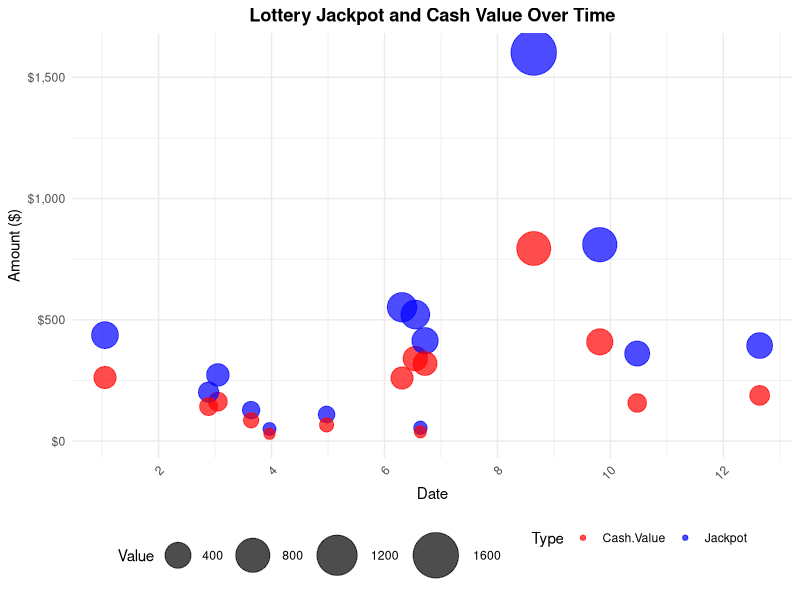
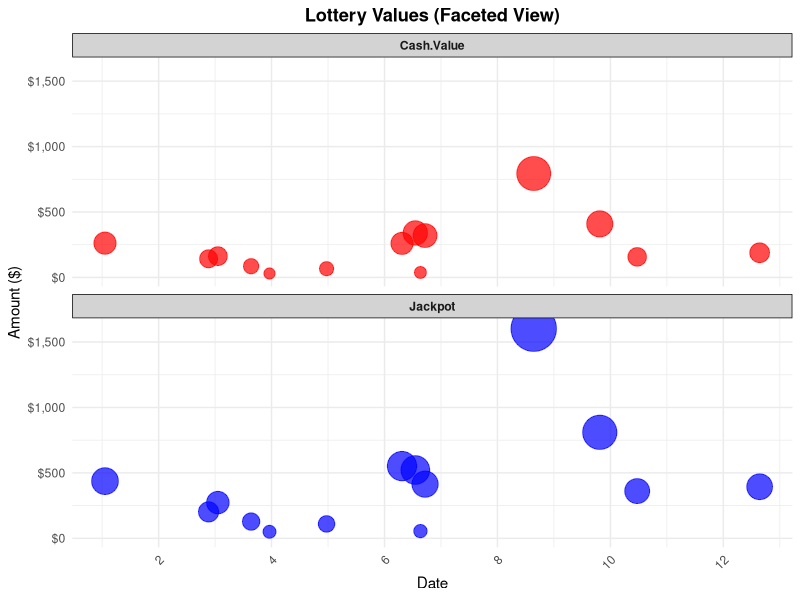
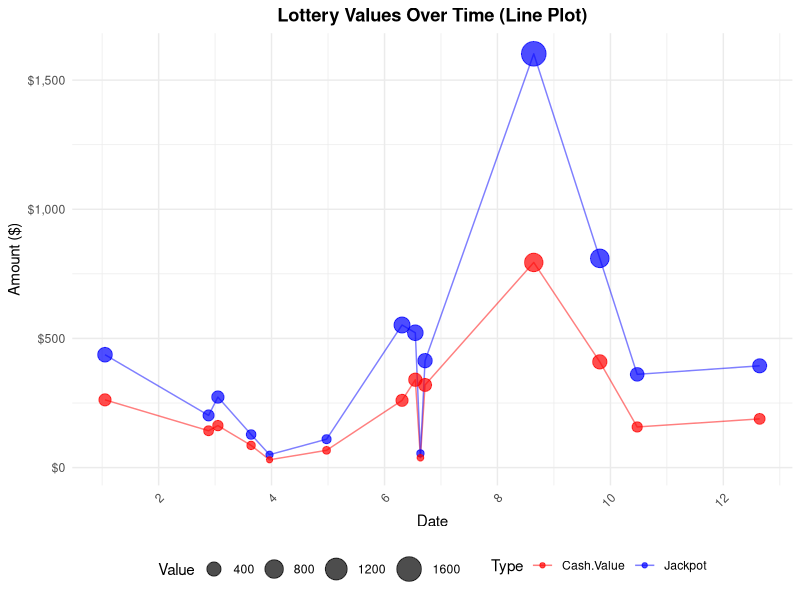
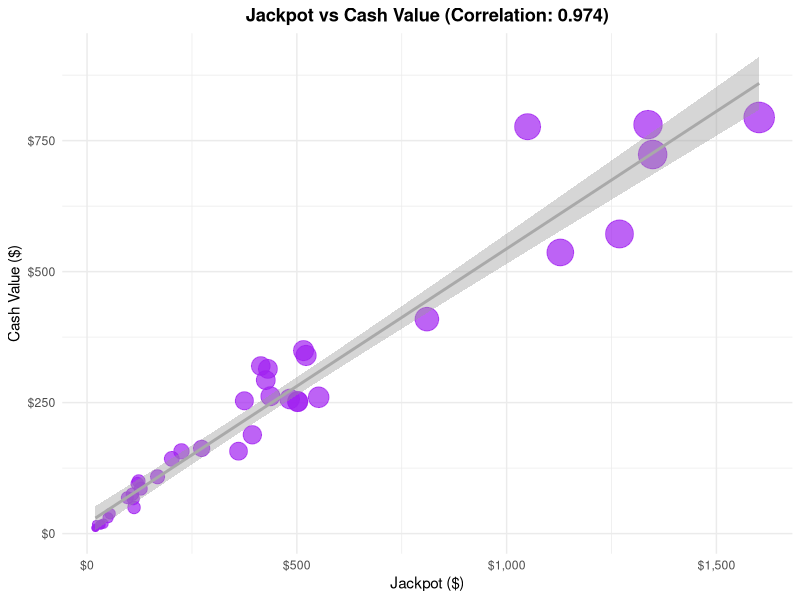
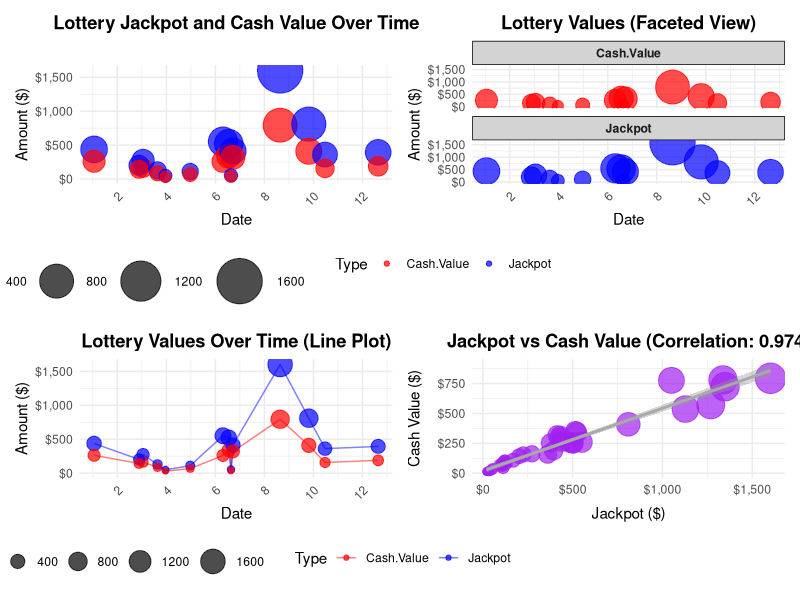

The R source for these figures, in order:
# Load required libraries
library(ggplot2)
library(dplyr)
library(lubridate)
library(scales)
library(patchwork)

# Read the data
lottery_data <- read.csv("cleaned_lottery_data.csv", stringsAsFactors = FALSE)

# Convert Date column to proper date format
lottery_data$Date <- as.Date(lottery_data$Date)

# Create a long format dataset for easier plotting
lottery_long <- lottery_data %>%
  select(Date, Jackpot, Cash.Value) %>%
  tidyr::pivot_longer(cols = c(Jackpot, Cash.Value),
                      names_to = "Type",
                      values_to = "Value")

# Create color mapping
color_mapping <- c("Jackpot" = "blue", "Cash.Value" = "red")

# Create the combined visualization
p1 <- ggplot(lottery_long, aes(x = Date, y = Value, size = Value, color = Type)) +
  geom_point(alpha = 0.7) +
  scale_size_continuous(range = c(2, 15)) +
  scale_color_manual(values = color_mapping) +
  scale_y_continuous(labels = scales::dollar_format()) +
  labs(
    title = "Lottery Jackpot and Cash Value Over Time",
    x = "Date",
    y = "Amount ($)",
    color = "Type",
    size = "Value"
  ) +
  theme_minimal() +
  theme(
    legend.position = "bottom",
    plot.title = element_text(hjust = 0.5, face = "bold"),
    axis.text.x = element_text(angle = 45, hjust = 1)
  )

# Create side-by-side faceted plot
p2 <- ggplot(lottery_long, aes(x = Date, y = Value, size = Value, color = Type)) +
  geom_point(alpha = 0.7) +
  scale_size_continuous(range = c(2, 15)) +
  scale_color_manual(values = color_mapping) +
  scale_y_continuous(labels = scales::dollar_format()) +
  facet_wrap(~Type, ncol = 1) +
  labs(
    title = "Lottery Values (Faceted View)",
    x = "Date",
    y = "Amount ($)",
    size = "Value"
  ) +
  theme_minimal() +
  theme(
    legend.position = "none",
    plot.title = element_text(hjust = 0.5, face = "bold"),
    axis.text.x = element_text(angle = 45, hjust = 1),
    strip.background = element_rect(fill = "lightgray"),
    strip.text = element_text(face = "bold")
  )

# Time series line plot with points
p3 <- ggplot(lottery_long, aes(x = Date, y = Value, color = Type, group = Type)) +
  geom_line(alpha = 0.5) +
  geom_point(aes(size = Value), alpha = 0.7) +
  scale_size_continuous(range = c(1, 8)) +
  scale_color_manual(values = color_mapping) +
  scale_y_continuous(labels = scales::dollar_format()) +
  labs(
    title = "Lottery Values Over Time (Line Plot)",
    x = "Date",
    y = "Amount ($)",
    color = "Type",
    size = "Value"
  ) +
  theme_minimal() +
  theme(
    legend.position = "bottom",
    plot.title = element_text(hjust = 0.5, face = "bold"),
    axis.text.x = element_text(angle = 45, hjust = 1)
  )

# Calculate the correlation
correlation <- cor(lottery_data$Jackpot, lottery_data$Cash.Value)

# Create scatter plot
p4 <- ggplot(lottery_data, aes(x = Jackpot, y = Cash.Value)) +
  geom_point(aes(size = Jackpot), color = "purple", alpha = 0.7) +
  geom_smooth(method = "lm", color = "darkgray") +
  scale_size_continuous(range = c(2, 10)) +
  scale_x_continuous(labels = scales::dollar_format()) +
  scale_y_continuous(labels = scales::dollar_format()) +
  labs(
    title = paste0("Jackpot vs Cash Value (Correlation: ", round(correlation, 3), ")"),
    x = "Jackpot ($)",
    y = "Cash Value ($)",
    size = "Jackpot"
  ) +
  theme_minimal() +
  theme(
    legend.position = "none",
    plot.title = element_text(hjust = 0.5, face = "bold")
  )

# Save individual plots
ggsave("lottery_bubble_chart.png", p1, width = 10, height = 6, dpi = 300)
ggsave("lottery_faceted_chart.png", p2, width = 10, height = 8, dpi = 300)
ggsave("lottery_line_chart.png", p3, width = 10, height = 6, dpi = 300)
ggsave("lottery_correlation.png", p4, width = 8, height = 6, dpi = 300)

# Create a combined dashboard
layout <- "
AABB
CCDD
"

combined_plot <- p1 + p2 + p3 + p4 + plot_layout(design = layout)
ggsave("lottery_dashboard.png", combined_plot, width = 16, height = 12, dpi = 300)

# Print summary statistics
summary_stats <- lottery_data %>%
  summarise(
    Min_Jackpot = min(Jackpot, na.rm = TRUE),
    Max_Jackpot = max(Jackpot, na.rm = TRUE),
    Mean_Jackpot = mean(Jackpot, na.rm = TRUE),
    Min_Cash = min(Cash.Value, na.rm = TRUE),
    Max_Cash = max(Cash.Value, na.rm = TRUE),
    Mean_Cash = mean(Cash.Value, na.rm = TRUE),
    Count = n()
  )

print(summary_stats)